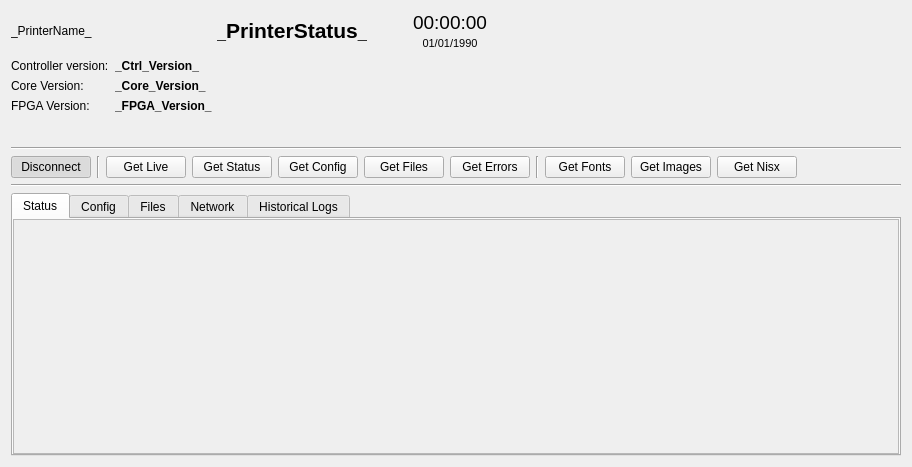
<?xml version="1.0" encoding="UTF-8"?>
<ui version="4.0">
 <class>tijView</class>
 <widget class="QWidget" name="tijView">
  <property name="geometry">
   <rect>
    <x>0</x>
    <y>0</y>
    <width>912</width>
    <height>467</height>
   </rect>
  </property>
  <layout class="QVBoxLayout" name="verticalLayout">
   <item>
    <widget class="QWidget" name="statusBar" native="true">
     <layout class="QHBoxLayout" name="horizontalLayout_2">
      <property name="leftMargin">
       <number>0</number>
      </property>
      <property name="topMargin">
       <number>0</number>
      </property>
      <property name="rightMargin">
       <number>0</number>
      </property>
      <property name="bottomMargin">
       <number>0</number>
      </property>
      <item>
       <widget class="QLabel" name="lblPrinterName">
        <property name="minimumSize">
         <size>
          <width>200</width>
          <height>0</height>
         </size>
        </property>
        <property name="maximumSize">
         <size>
          <width>200</width>
          <height>16777215</height>
         </size>
        </property>
        <property name="text">
         <string>_PrinterName_</string>
        </property>
       </widget>
      </item>
      <item>
       <widget class="QLabel" name="lblPrinterStatus">
        <property name="minimumSize">
         <size>
          <width>150</width>
          <height>0</height>
         </size>
        </property>
        <property name="maximumSize">
         <size>
          <width>150</width>
          <height>16777215</height>
         </size>
        </property>
        <property name="font">
         <font>
          <pointsize>16</pointsize>
          <weight>75</weight>
          <bold>true</bold>
         </font>
        </property>
        <property name="frameShape">
         <enum>QFrame::NoFrame</enum>
        </property>
        <property name="text">
         <string>_PrinterStatus_</string>
        </property>
        <property name="alignment">
         <set>Qt::AlignCenter</set>
        </property>
       </widget>
      </item>
      <item>
       <spacer name="horizontalSpacer_3">
        <property name="orientation">
         <enum>Qt::Horizontal</enum>
        </property>
        <property name="sizeType">
         <enum>QSizePolicy::Fixed</enum>
        </property>
        <property name="sizeHint" stdset="0">
         <size>
          <width>40</width>
          <height>20</height>
         </size>
        </property>
       </spacer>
      </item>
      <item>
       <widget class="QWidget" name="widget_2" native="true">
        <layout class="QVBoxLayout" name="verticalLayout_4">
         <property name="spacing">
          <number>3</number>
         </property>
         <property name="leftMargin">
          <number>0</number>
         </property>
         <property name="topMargin">
          <number>0</number>
         </property>
         <property name="rightMargin">
          <number>0</number>
         </property>
         <property name="bottomMargin">
          <number>0</number>
         </property>
         <item>
          <widget class="QLabel" name="lblTime">
           <property name="font">
            <font>
             <pointsize>14</pointsize>
             <weight>50</weight>
             <bold>false</bold>
            </font>
           </property>
           <property name="text">
            <string>00:00:00</string>
           </property>
           <property name="alignment">
            <set>Qt::AlignCenter</set>
           </property>
          </widget>
         </item>
         <item>
          <widget class="QLabel" name="lblDate">
           <property name="font">
            <font>
             <pointsize>8</pointsize>
            </font>
           </property>
           <property name="text">
            <string>01/01/1990</string>
           </property>
           <property name="alignment">
            <set>Qt::AlignCenter</set>
           </property>
          </widget>
         </item>
        </layout>
       </widget>
      </item>
      <item>
       <spacer name="horizontalSpacer_2">
        <property name="orientation">
         <enum>Qt::Horizontal</enum>
        </property>
        <property name="sizeHint" stdset="0">
         <size>
          <width>40</width>
          <height>20</height>
         </size>
        </property>
       </spacer>
      </item>
     </layout>
    </widget>
   </item>
   <item>
    <widget class="QWidget" name="widget" native="true">
     <property name="enabled">
      <bool>true</bool>
     </property>
     <property name="sizePolicy">
      <sizepolicy hsizetype="MinimumExpanding" vsizetype="MinimumExpanding">
       <horstretch>0</horstretch>
       <verstretch>0</verstretch>
      </sizepolicy>
     </property>
     <property name="maximumSize">
      <size>
       <width>16777215</width>
       <height>85</height>
      </size>
     </property>
     <layout class="QFormLayout" name="formLayout">
      <property name="leftMargin">
       <number>0</number>
      </property>
      <property name="topMargin">
       <number>3</number>
      </property>
      <property name="rightMargin">
       <number>0</number>
      </property>
      <property name="bottomMargin">
       <number>3</number>
      </property>
      <item row="1" column="0">
       <widget class="QLabel" name="label_3">
        <property name="text">
         <string>Core Version:</string>
        </property>
       </widget>
      </item>
      <item row="2" column="0">
       <widget class="QLabel" name="label_2">
        <property name="text">
         <string>FPGA Version:</string>
        </property>
       </widget>
      </item>
      <item row="0" column="0">
       <widget class="QLabel" name="label">
        <property name="text">
         <string>Controller version:</string>
        </property>
       </widget>
      </item>
      <item row="2" column="1">
       <widget class="QLabel" name="lblFPGAVersion">
        <property name="font">
         <font>
          <weight>75</weight>
          <bold>true</bold>
         </font>
        </property>
        <property name="text">
         <string>_FPGA_Version_</string>
        </property>
       </widget>
      </item>
      <item row="1" column="1">
       <widget class="QLabel" name="lblCoreVersion">
        <property name="font">
         <font>
          <weight>75</weight>
          <bold>true</bold>
         </font>
        </property>
        <property name="text">
         <string>_Core_Version_</string>
        </property>
       </widget>
      </item>
      <item row="0" column="1">
       <widget class="QLabel" name="lblCtrlVersion">
        <property name="font">
         <font>
          <weight>75</weight>
          <bold>true</bold>
         </font>
        </property>
        <property name="text">
         <string>_Ctrl_Version_</string>
        </property>
       </widget>
      </item>
     </layout>
    </widget>
   </item>
   <item>
    <widget class="Line" name="line_2">
     <property name="orientation">
      <enum>Qt::Horizontal</enum>
     </property>
    </widget>
   </item>
   <item>
    <widget class="QWidget" name="toolBar" native="true">
     <layout class="QHBoxLayout" name="horizontalLayout">
      <property name="leftMargin">
       <number>0</number>
      </property>
      <property name="topMargin">
       <number>0</number>
      </property>
      <property name="rightMargin">
       <number>0</number>
      </property>
      <property name="bottomMargin">
       <number>0</number>
      </property>
      <item>
       <widget class="QPushButton" name="butConnect">
        <property name="text">
         <string>Disconnect</string>
        </property>
        <property name="checkable">
         <bool>true</bool>
        </property>
        <property name="checked">
         <bool>true</bool>
        </property>
       </widget>
      </item>
      <item>
       <widget class="Line" name="line_4">
        <property name="orientation">
         <enum>Qt::Vertical</enum>
        </property>
       </widget>
      </item>
      <item>
       <widget class="QPushButton" name="butLive">
        <property name="text">
         <string>Get Live</string>
        </property>
        <property name="checkable">
         <bool>false</bool>
        </property>
        <property name="checked">
         <bool>false</bool>
        </property>
        <property name="flat">
         <bool>false</bool>
        </property>
       </widget>
      </item>
      <item>
       <widget class="QPushButton" name="butStatus">
        <property name="text">
         <string>Get Status</string>
        </property>
       </widget>
      </item>
      <item>
       <widget class="QPushButton" name="butConfig">
        <property name="text">
         <string>Get Config</string>
        </property>
       </widget>
      </item>
      <item>
       <widget class="QPushButton" name="butFiles">
        <property name="text">
         <string>Get Files</string>
        </property>
       </widget>
      </item>
      <item>
       <widget class="QPushButton" name="butGetErrors">
        <property name="text">
         <string>Get Errors</string>
        </property>
       </widget>
      </item>
      <item>
       <widget class="Line" name="line_3">
        <property name="orientation">
         <enum>Qt::Vertical</enum>
        </property>
       </widget>
      </item>
      <item>
       <widget class="QPushButton" name="butGetFonts">
        <property name="text">
         <string>Get Fonts</string>
        </property>
       </widget>
      </item>
      <item>
       <widget class="QPushButton" name="butGetImages">
        <property name="text">
         <string>Get Images</string>
        </property>
       </widget>
      </item>
      <item>
       <widget class="QPushButton" name="butGetMessages">
        <property name="text">
         <string>Get Nisx</string>
        </property>
       </widget>
      </item>
      <item>
       <spacer name="horizontalSpacer">
        <property name="orientation">
         <enum>Qt::Horizontal</enum>
        </property>
        <property name="sizeHint" stdset="0">
         <size>
          <width>40</width>
          <height>20</height>
         </size>
        </property>
       </spacer>
      </item>
     </layout>
    </widget>
   </item>
   <item>
    <widget class="Line" name="line">
     <property name="orientation">
      <enum>Qt::Horizontal</enum>
     </property>
    </widget>
   </item>
   <item>
    <widget class="QTabWidget" name="tabWidget">
     <property name="currentIndex">
      <number>0</number>
     </property>
     <widget class="QWidget" name="tabStatus">
      <attribute name="title">
       <string>Status</string>
      </attribute>
      <layout class="QVBoxLayout" name="verticalLayout_1">
       <property name="leftMargin">
        <number>0</number>
       </property>
       <property name="topMargin">
        <number>0</number>
       </property>
       <property name="rightMargin">
        <number>0</number>
       </property>
       <property name="bottomMargin">
        <number>0</number>
       </property>
       <item>
        <widget class="QScrollArea" name="scrollAreaStatus">
         <property name="widgetResizable">
          <bool>true</bool>
         </property>
         <widget class="QWidget" name="WidgetContentsStatus">
          <property name="geometry">
           <rect>
            <x>0</x>
            <y>0</y>
            <width>892</width>
            <height>256</height>
           </rect>
          </property>
         </widget>
        </widget>
       </item>
      </layout>
     </widget>
     <widget class="QWidget" name="tabConfig">
      <attribute name="title">
       <string>Config</string>
      </attribute>
      <layout class="QVBoxLayout" name="verticalLayout_2">
       <property name="leftMargin">
        <number>0</number>
       </property>
       <property name="topMargin">
        <number>0</number>
       </property>
       <property name="rightMargin">
        <number>0</number>
       </property>
       <property name="bottomMargin">
        <number>0</number>
       </property>
       <item>
        <widget class="QScrollArea" name="scrollAreaConfig">
         <property name="widgetResizable">
          <bool>true</bool>
         </property>
         <widget class="QWidget" name="WidgetContentsConfig">
          <property name="geometry">
           <rect>
            <x>0</x>
            <y>0</y>
            <width>98</width>
            <height>28</height>
           </rect>
          </property>
         </widget>
        </widget>
       </item>
      </layout>
     </widget>
     <widget class="QWidget" name="tabFiles">
      <attribute name="title">
       <string>Files</string>
      </attribute>
     </widget>
     <widget class="QWidget" name="tabNetwork">
      <attribute name="title">
       <string>Network</string>
      </attribute>
      <layout class="QVBoxLayout" name="verticalLayout_3">
       <property name="leftMargin">
        <number>0</number>
       </property>
       <property name="topMargin">
        <number>0</number>
       </property>
       <property name="rightMargin">
        <number>0</number>
       </property>
       <property name="bottomMargin">
        <number>0</number>
       </property>
       <item>
        <widget class="QScrollArea" name="scrollAreaNetwork">
         <property name="widgetResizable">
          <bool>true</bool>
         </property>
         <widget class="QWidget" name="WidgetContentsNetwork">
          <property name="geometry">
           <rect>
            <x>0</x>
            <y>0</y>
            <width>98</width>
            <height>28</height>
           </rect>
          </property>
         </widget>
        </widget>
       </item>
      </layout>
     </widget>
     <widget class="QWidget" name="tabLogs">
      <attribute name="title">
       <string>Historical Logs</string>
      </attribute>
     </widget>
    </widget>
   </item>
  </layout>
 </widget>
 <resources/>
 <connections/>
</ui>
